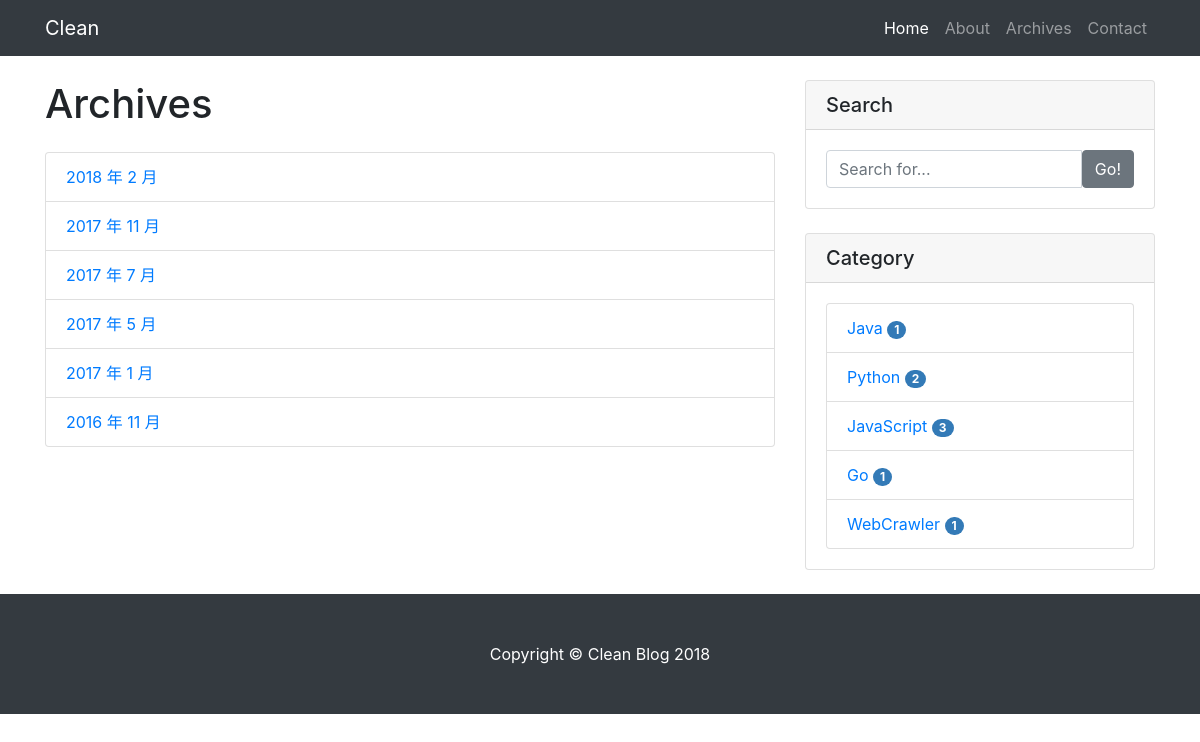
Page /archive/ on the committed database.
### blog/models.py (models this page shows, shortened)
class Category(models.Model):
    name = models.CharField(max_length=100)

### blog/views.py (the view)
# urls.py: url(r'^archive/$', views.archives, name='archives_page'),
def archives(request):
    date_list = Post.objects.dates('created_time', 'month', order='DESC')
    return render(request, 'archives.html', context={'date_list': date_list})

### blog/templatetags/blog_tags.py (called while the page is built)
@register.simple_tag
def cate_list():
    return Category.objects.annotate(post_num=Count('post')).filter(post_num__gt=0)

### templates/archives.html
{% extends 'base.html' %}
{% load blog_tags %}
{% block main %}
<div class="col-md-8">
  <h1 class="my-4">Archives</h1>
  <ul class="list-group">
    {% for date in date_list %}
      <li class="list-group-item ">
          <a href="{% url 'blog:archives' date.year date.month %}">{{ date.year }} 年 {{ date.month}} 月</a>
      </li>
    {% empty %}
    <li class="list-group-item ">
      Not Available
    </li>
    {% endfor %}
    </ul>
</div>
{% endblock main %}

### templates/base.html (shortened to what this page needs)
<!DOCTYPE html>
{% load staticfiles %}
{% load blog_tags %}
<html lang="en">
  <head>
    <link href="{% static 'vendor/bootstrap/css/bootstrap.css' %}" rel="stylesheet">
    <link href="{% static 'vendor/bootstrap/css/bootstrap.min.css' %}" rel="stylesheet">
    <link href="{% static 'css/blog-home.css' %}" rel="stylesheet">
  </head>
  <body>
    <nav class="navbar navbar-expand-lg navbar-dark bg-dark fixed-top">
      <div class="container">
        <a class="navbar-brand" href="{% url 'blog:index' %}">Clean</a>
        <div class="collapse navbar-collapse" id="navbarResponsive">
          <ul class="navbar-nav ml-auto">
            <li class="nav-item active">
              <a class="nav-link" href="{% url 'blog:index' %}">Home
              </a>
            </li>
            <li class="nav-item">
              <a class="nav-link" href="#">About</a>
            </li>
            <li class="nav-item">
              <a class="nav-link" href="{% url 'blog:archives_page' %}">Archives</a>
            </li>
            <li class="nav-item">
              <a class="nav-link" href="#">Contact</a>
            </li>
          </ul>
        </div>
      </div>
    </nav>
    <div class="container">
      <div class="row">
        {% block main %}
          {% endblock main %}
        <div class="col-md-4">
          <div class="card my-4">
            <h5 class="card-header">Search</h5>
            <div class="card-body">
              <form role="search" method="get" id="searchform" action="{% url 'haystack_search' %}">
                <div class="input-group">
                  <input type="search" name="q" class="form-control" placeholder="Search for...">
                  <button class="btn btn-secondary" type="submit"><span class="ion-ios-search-strong">Go!</span></button>
                </div>
              </form>
            </div>
          </div>
          <div class="card my-4">
            <h5 class="card-header">Category</h5>
            <div class="card-body">
              {% cate_list as c_list %}
                <ul class="list-group">
                  {% for cate in c_list %}
                  <li class="list-group-item ">
                    <a href="{% url 'blog:category' cate.pk %}">{{ cate.name }} <span class="badge label-primary">{{ cate.post_num }}</span></a>
                  </li>
                  {% empty %}
                  not available
                </ul>
              {% endfor %}
            </div>
        </div>
        </div>
      </div>
    </div>
    <footer class="py-5 bg-dark">
      <div class="container">
        <p class="m-0 text-center text-white">Copyright &copy; Clean Blog 2018</p>
      </div>
    </footer>
  </body>
</html>

### static/css/blog-home.css (style rules this page uses)
body { padding-top: 54px; }
@media (min-width: 992px) { body { padding-top: 56px; } }
.badge { display: inline-block; min-width: 10px; padding: 3px 7px; font-size: 12px; font-weight: bold; line-height: 1; color: #fff; text-align: center; white-space: nowrap; vertical-align: middle; background-color: #777; border-radius: 10px; }
.label-primary { background-color: #337ab7; }

### rows in the picture
Category: name "Java", post_num "1"
Category: name "Python", post_num "2"
Category: name "JavaScript", post_num "3"
Category: name "Go", post_num "1"
Category: name "WebCrawler", post_num "1"

### other values in the picture
{{ date.year }} "2018" "2017" "2017" "2017" "2017" "2016"
{{ date.month }} "2" "11" "7" "5" "1" "11"
